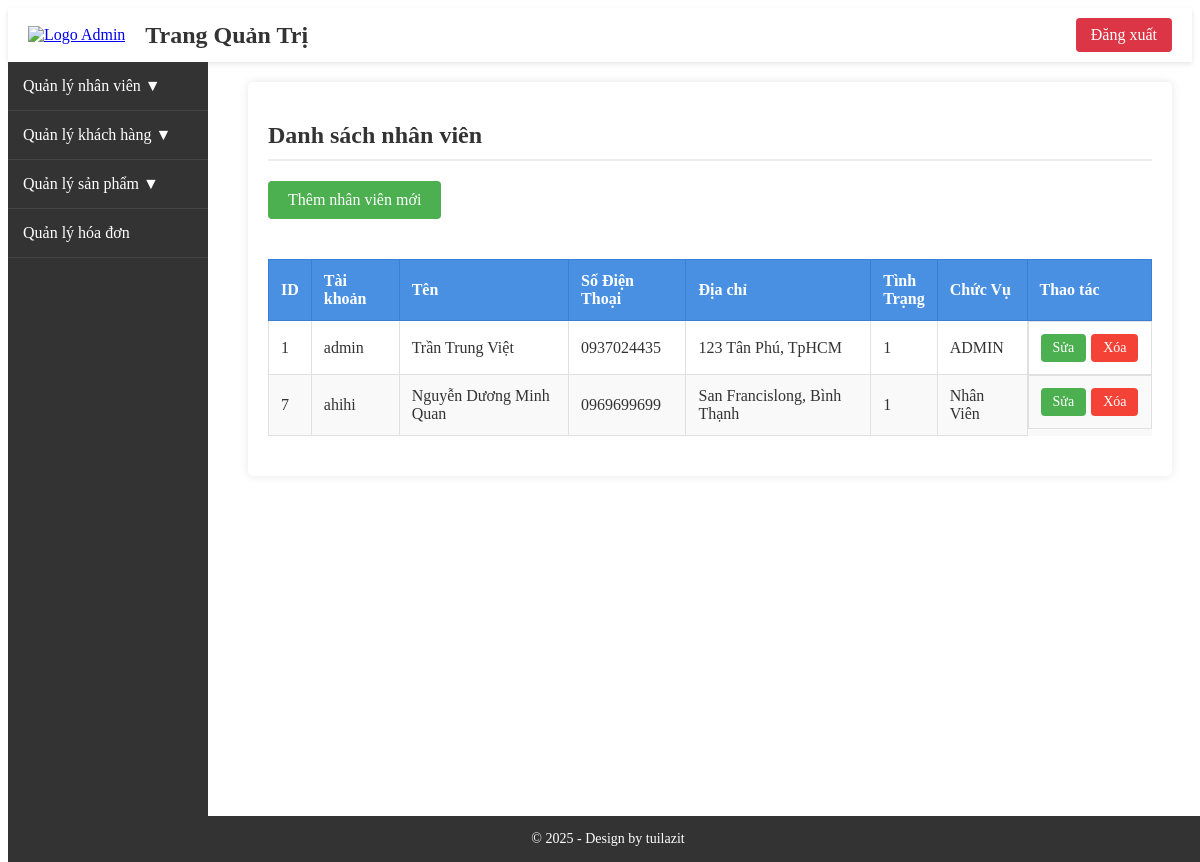
The page /admincp/index.php?action=staff on the database its author committed.
### tables this page shows
CREATE TABLE `nhanvien` (
  `IdNV` int(11) NOT NULL,
  `Account` varchar(50) NOT NULL,
  `Password` varchar(1000) NOT NULL,
  `Name` varchar(50) NOT NULL,
  `PNumber` char(10) NOT NULL,
  `Address` varchar(200) NOT NULL,
  `Status` tinyint(1) NOT NULL DEFAULT 1,
  `IdPos` varchar(20) NOT NULL
);

### admincp/modules/nhanvien/nhanvien/lietke.php (the view, shortened to what this page needs)
<?php
    $sql_lietke_nhanvien = "SELECT `IdNV`, `Account`, `Name`, `PNumber`, `Address`, `Status`, `IdPos` FROM `nhanvien` WHERE Status=1";
    $query_lietke_nhanvien =mysqli_query($mysqli,$sql_lietke_nhanvien);
?>
<div class="staff-list">
    <h2>Danh sách nhân viên</h2>
    <a href="index.php?action=staff&query=them" class="btn-add">Thêm nhân viên mới</a>
    <table class="data-table">
        <thead>
            <tr>
                <th>ID</th>
                <th>Tài khoản</th>
                <th>Tên</th>
                <th>Số Điện Thoại</th>
                <th>Địa chỉ</th>
                <th>Tình Trạng</th>
                <th>Chức Vụ</th>
                <th>Thao tác</th>
            </tr>
        </thead>
        <tbody>
            <?php
            if($query_lietke_nhanvien && mysqli_num_rows($query_lietke_nhanvien) > 0) {
                while($row = mysqli_fetch_array($query_lietke_nhanvien)) {
            ?>
                <tr>
                    <td><?php echo $row['IdNV']?></td>
                    <td><?php echo $row['Account']?></td>
                    <td><?php echo $row['Name']?></td>
                    <td><?php echo $row['PNumber']?></td>
                    <td><?php echo $row['Address']?></td>
                    <td style="width:10px"><?php echo $row['Status']?></td>
                    <td><?php echo $row['IdPos']?></td>
                    <td class="action-buttons">
                        <a href="?action=staff&query=sua&idstaff=<?php echo $row['IdNV']?>" class="btn-edit">Sửa</a>
                        <a href="?action=staff&query=xoa&idstaff=<?php echo $row['IdNV']?>" class="btn-delete" onclick="return confirm('Bạn có chắc muốn xóa nhân viên này?');">Xóa</a>
                    </td>
                </tr>
            <?php
                }
            } else {
            ?>
                <tr>
                    <td colspan="8" class="no-data">Không có dữ liệu nhân viên</td>
                </tr>
            <?php
            }
            ?>
        </tbody>
    </table>
</div>

### admincp/index.php (shortened to what this page needs)
<!DOCTYPE html>
<html>
<head>
    <link rel="stylesheet" type="text/css" href="./css/styleadmincp.css">
</head>
<body>
    <div class="wrapper">
        <?php
            include("modules/header.php");
            include("modules/menu.php");
            include("modules/main.php");
            include("modules/footer.php");
        ?>
    </div>
</body>
</html>

### admincp/modules/header.php (shortened to what this page needs)
<div class="header">
    <div class="header-left">
        <div class="logo">
            <a href="index.php"><img src="" alt="Logo Admin"></a>
        </div>
        <div class="admin-title">
            <h2>Trang Quản Trị</h2>
        </div>
    </div>
    <div class="header-right">
        <div class="admin-info">
            <a href="logout.php" class="logout-btn">Đăng xuất</a>
        </div>
    </div>
</div>

### admincp/modules/menu.php (shortened to what this page needs)
<div class="menu">
    <ul class="admin-menu">
        <li class="dropdown">
            <a href="#" class="dropdown-toggle">Quản lý nhân viên ▼</a>
        </li>
        <li class="dropdown">
            <a href="#" class="dropdown-toggle">Quản lý khách hàng ▼</a>
        </li>
        <li class="dropdown">
            <a href="#" class="dropdown-toggle">Quản lý sản phẩm ▼</a>
        </li>
        <li><a href="index.php?action=orders">Quản lý hóa đơn</a></li>
    </ul>
</div>

### admincp/modules/main.php (shortened to what this page needs)
<div class="main-content">
    <?php
    if(isset($_GET['action'])) {
        $action = $_GET['action'];
        switch($action) {
            case 'staff':
                if(isset($_GET['query'])) {
                    $query = $_GET['query'];
                    switch($query) {
                        case 'them':
                            include("modules/nhanvien/nhanvien/them.php");
                            break;
                        case 'sua':
                            include("modules/nhanvien/nhanvien/sua.php");
                            break;
                        case 'xoa':
                            include("modules/nhanvien/nhanvien/xoa.php");
                            break;
                        default:
                            include("modules/nhanvien/nhanvien/lietke.php");
                    }
                } else {
                    include("modules/nhanvien/nhanvien/lietke.php");
                }
                break;
        }
    } else {
        include("modules/dashboard.php");
    }
    ?>
</div>

### admincp/modules/footer.php
<div class="footer">
    <div class="footer-content">
        <p>&copy; <?php echo date('Y'); ?> - Design by tuilazit</p>
    </div>
</div>

### admincp/css/styleadmincp.css (style rules this page uses)
.wrapper { width: 100%; margin: 0 auto; }
.menu { width: 200px; float: left; background: #333; min-height: 100vh; }
.admin-menu { list-style: none; padding: 0; margin: 0; }
.admin-menu li a { display: block; padding: 15px; color: white; text-decoration: none; border-bottom: 1px solid #444; }
.dropdown { position: relative; }
.dropdown-toggle { position: relative; }
.main-content { margin-left: 220px; padding: 20px; }
.header { background: #fff; padding: 10px 20px; display: flex; justify-content: space-between; align-items: center; box-shadow: 0 2px 5px rgba(0,0,0,0.1); }
.header-left { display: flex; align-items: center; }
.logo { margin-right: 20px; }
.logo img { height: 50px; width: auto; }
.admin-title h2 { margin: 0; color: #333; font-size: 24px; }
.header-right { display: flex; align-items: center; }
.admin-info { display: flex; align-items: center; gap: 15px; }
.logout-btn { background: #dc3545; color: white; padding: 8px 15px; border-radius: 4px; text-decoration: none; transition: background 0.3s; }
.footer { background: #333; color: #fff; padding: 15px 0; text-align: center; position: fixed; bottom: 0; width: 100%; }
.footer-content { font-size: 14px; }
.footer-content p { margin: 0; }
.staff-list { padding: 20px; background: #fff; border-radius: 5px; box-shadow: 0 0 10px rgba(0,0,0,0.1); }
.staff-list h2 { color: #333; margin-bottom: 20px; font-size: 24px; border-bottom: 2px solid #eee; padding-bottom: 10px; }
.data-table { width: 100%; border-collapse: collapse; margin-top: 20px; background: #fff; }
.data-table thead th { background: #4a90e2; color: white; padding: 12px; text-align: left; font-weight: 600; border: 1px solid #3780d8; }
.data-table tbody td { padding: 12px; border: 1px solid #e0e0e0; color: #333; }
.data-table tbody tr:nth-child(even) { background-color: #f9f9f9; }
.action-buttons { display: flex; gap: 5px; }
.btn-edit { background: #4CAF50; color: white; padding: 6px 12px; border-radius: 4px; text-decoration: none; font-size: 14px; }
.btn-delete { background: #f44336; color: white; padding: 6px 12px; border-radius: 4px; text-decoration: none; font-size: 14px; }
.btn-add { background: #4CAF50; color: white; padding: 10px 20px; border-radius: 4px; text-decoration: none; display: inline-block; margin-bottom: 20px; }

### rows shown on the page
nhanvien: IdNV "1", Account "admin", Name "Trần Trung Việt", PNumber "0937024435", Address "123 Tân Phú, TpHCM", Status "1", IdPos "ADMIN"
nhanvien: IdNV "7", Account "ahihi", Name "Nguyễn Dương Minh Quan", PNumber "0969699699", Address "San Francislong, Bình Thạnh", Status "1", IdPos "Nhân Viên"
